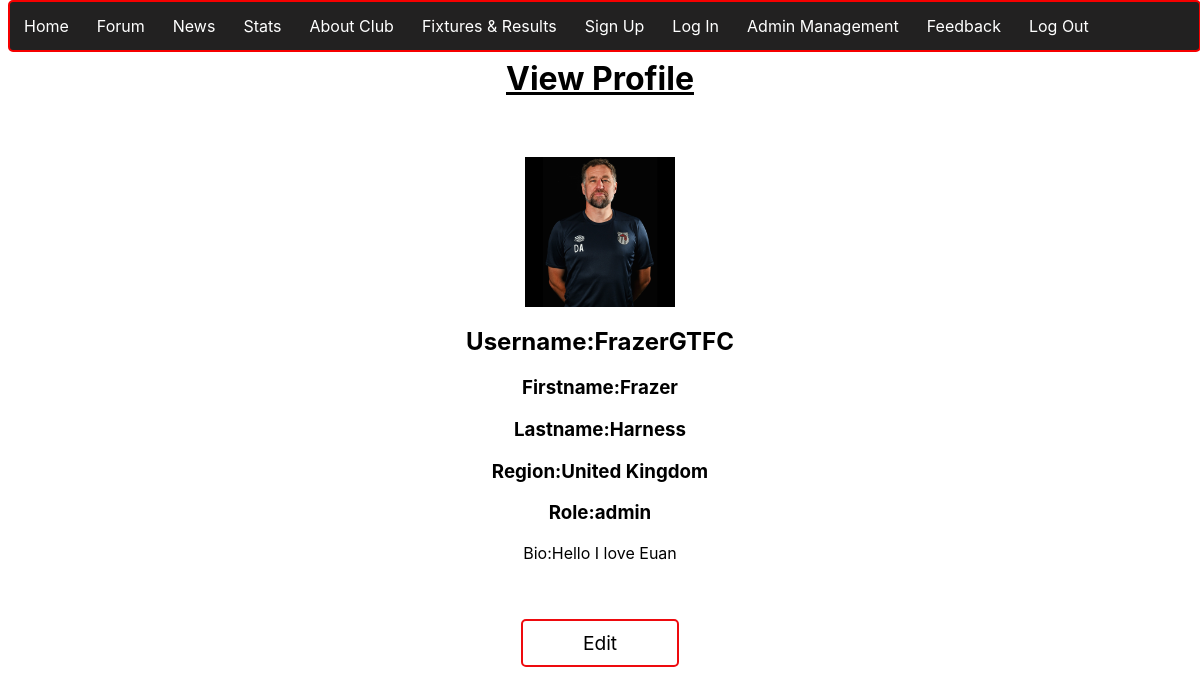
The app's page /retrieve_profile.php?id=1 with its own data.
### tables this page shows
CREATE TABLE `users` (
  `id` int(11) NOT NULL,
  `username` text NOT NULL,
  `password` text NOT NULL,
  `firstname` text NOT NULL,
  `lastname` text NOT NULL,
  `email` text NOT NULL,
  `bio` text NOT NULL,
  `profile_pic` blob NOT NULL,
  `region` text NOT NULL,
  `status` enum('active','inactive','','') NOT NULL,
  `birthdate` text NOT NULL,
  `role` enum('user','admin','','') NOT NULL
);

### retrieve_profile.php (the view, shortened to what this page needs)
<?php
include 'nav.php';
$user_id = $_GET['id'];
$sql = "SELECT * FROM users WHERE id = ?";
$stmt = $conn->prepare($sql);
$stmt->bind_param("i", $user_id);
$stmt->execute();
$result = $stmt->get_result();
if($result->num_rows > 0) {
    while ($row = $result->fetch_assoc()){
        ?>
        <!DOCTYPE html>
        <html lang="en">
        <head>
            <link rel="stylesheet" href="main.css">
            <link rel="stylesheet" href="accounts.css">
        </head>
        <body>
            <h1 class="title"><u>View Profile</u></h1>
            <?php
        echo '<section class="postCard">';
        echo '<img src="uploads/' . htmlspecialchars($row['profile_pic']) . '" alt="Profile Picture" style="width:150px;height:auto;">';
        echo "<h2> Username:" . htmlspecialchars($row['username']) . "</h2>";
        echo "<h3> Firstname:" . htmlspecialchars($row['firstname']) . "</h3>";
        echo "<h3> Lastname:" . htmlspecialchars($row['lastname']) . "</h3>";
        echo "<h3> Region:" . htmlspecialchars($row['region']) . "</h3>";
        echo "<h3> Role:" . htmlspecialchars($row['role']) . "</h3>";
        echo "<p> Bio:" . htmlspecialchars($row['bio']) . "</p>";
        echo '<br>';
        echo '<br>';
        echo '<a href="edit_profile.php?id=' . htmlspecialchars($row['id']) . '">Edit</a>';
        echo '</section>';
    }
} else {
    echo "Sorry, 0 Results Returned";
}
?>
</body>
</html>

### main.css (style rules this page uses)
body { font-family: "Inter", sans-serif; font-optical-sizing: auto; font-weight: weight; font-style: normal; }
.title { margin-top: 5%; text-align: center; }
.postCard { margin-top: 5%; text-align: center; }

### accounts.css (style rules this page uses)
.postCard a { text-align: center; border: 2px solid #EE0A0E; padding: 10px 60px; border-radius: 5px; cursor: pointer; background-color: white; text-decoration: none; color: black; display: inline-block; font-size: 120%; transition-duration: 0.4s; }

### records on screen
users: profile_pic (picture), username "FrazerGTFC", firstname "Frazer", lastname "Harness", region "United Kingdom", role "admin", bio "Hello I love Euan"
